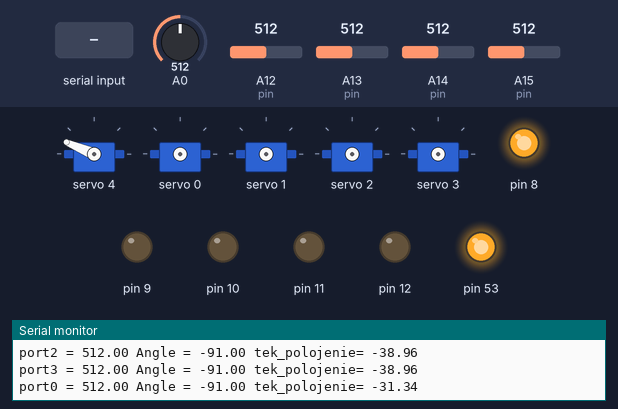
Simulated run of this sketch. Board: Arduino Mega 2560, built with avr-gcc and run on an emulated ATmega2560. Shown: 5 × servo, output pins drawn as LEDs (lit = HIGH), the last lines printed to the serial monitor. The test bench sets the inputs (shaded band); at power-on: A15 (pin) = 512, A0 = 512, A12 (pin) = 512, A13 (pin) = 512, A14 (pin) = 512.

Above: at 6.4 s.
6.5 s: "5\n" received over the second serial link
At 7.58 s:
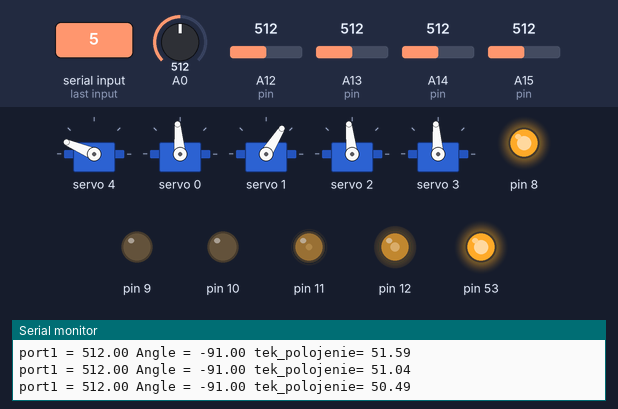
9.5 s: A15 (pin) set to 716
12.5 s: "0\n" received over the second serial link
At 14.5 s:
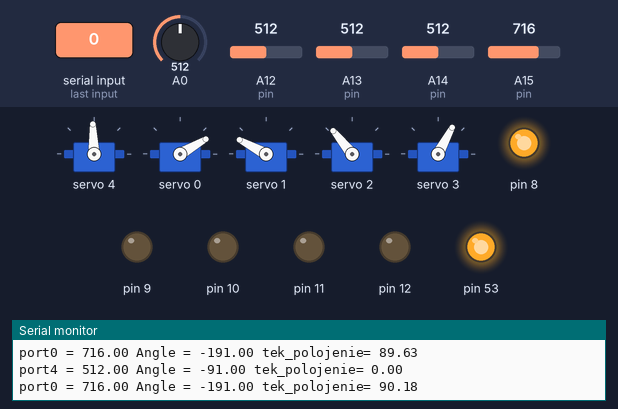
15.5 s: "5\n" received over the second serial link
At 18.38 s:
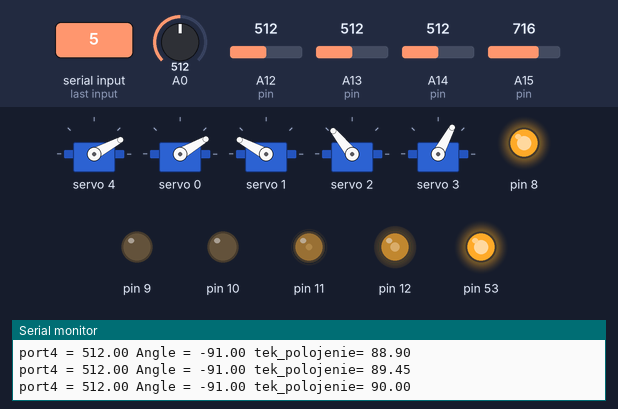
18.5 s: "0\n" received over the second serial link
At 19.6 s:
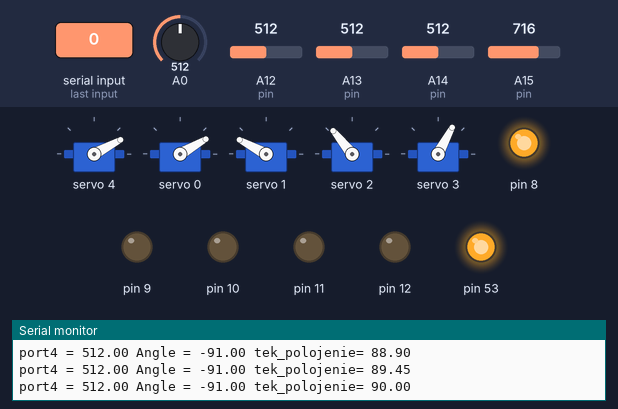
Timing chart, 0 to 24.8 s (numbered marks = the images above; inputs shaded):
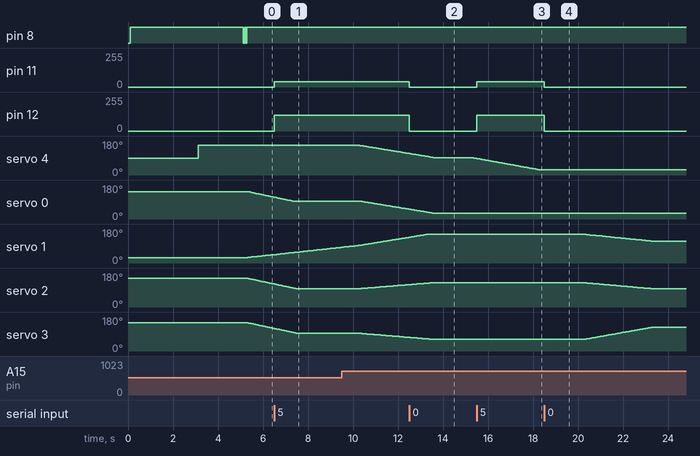

The sketch:

MyRobot-3-0.ino
```cpp
/*
 Name:		MyRobot_3_0.ino
 Created:	24.09.2019 20:43:24
 Author:	Vasiliy
*/
#define arduino_SLAVE 0x09          // Àäðåñ äîïîëíèòåëüíîé ïëàòû

//#define motor  yes
//#define servomotor  yes
//#define imu9250 yes
//#define AK8963 yes
#define manipul_def yes

//#define imubno055 yes
//#define datchikGy56 yes
//#define bme yes
//#define to_Slave yes
//#define datchikLine yes

//#define datchikVL530 yes

//#define datatime yes

#include <Wire.h>
#include <SPI.h>
#include "time.h"
#include "SPI_I2C.h"


#ifdef manipul_def;
	#include "Manipul.h"
#endif


// ----------------- Ãëîáàëüíûå ïåðåìåííûå --------------
struct Struct_Motor
{
	volatile uint8_t EncoderPulseA = 0, EncoderPulseB = 0; //, EncoderPulseC = 0;	// Ïðè ìàêñèìàëüíîé ñêîðîñòè âðàùåíèÿ ýíêîäåð íå âûõîäèò çà ãðàíèöó â 255. åñëè ìîòîð÷èê áûñòðåå òî ìîæåò íå õâàòèòü 1 áàéòà
	int motor_pwm = 0;	   // Çàïîìèíàåì êàêîé ØÈÌ óñòàíîâëåí íà ìîòîðå
	float motor_rpm = 0;             // ×àñòîòà âðàùåíèÿ â îáîðîòàõ â ìèíóòó
	float motor_speed = 0;             // Ñêîðîñòü äâèæåíèÿ ïî êîëåñó ïî ôîðìóëå èç îáîðîòîâ è ðàäèóñà êîëåñà â 62 ìì
	byte motor_napravlenie;		   //Íàïðàâëåíèå âðàùåíèÿ ïî ýíêîäåðó
	float motor_way = 0;             // Ïóòü ïðîéäåííûé â ìåòðàõ

};

Struct_Motor MotorL, MotorR;

struct Struct_Datchik
{
	int Distancia;   // Ðàñòîÿíèå ïðè ïîñëåäåíåì èçìåðåíèè
	int Angle;   // Óãîë ïðè ïîñëåäåíåì èçìåðåíèè   îòíîñèòåëüíî äèàìåòðàëüíîé ïëîñêîñòè ìàøèíêè
	int Angle_Ustanovki_in_0;   // Óãîë ïîä êîòîðûì äàò÷èê óñòàíîâëåí îòíîñèòåëüíî äèàìåòðàëüíîé ïëîñêîñòè ìàøèíêèóãîë êóäà íàïðàâëåí íîëü íà ñåðâîìîòîðå
	int X_koordinata;     // Ìåñòîðàñïîëîæåíèå äàò÷èêà îòíîñèòåëüíî îñè êîîðäèíàò
	int Y_koordinata;	   // Ìåñòîðàñïîëîæåíèå äàò÷èêà îòíîñèòåëüíî îñè êîîðäèíàò
	int napravlenie;      // Íàïðàâëåíèå êóäà íàïðàâëåí äàò÷èê ïî ñèñòåìå êîîðäèíàò
	float sinus;		   //Çíà÷åíèÿ èñïîëüçóåìûå äëÿ ðàñ÷åòà òî÷åê ëó÷à, ïåðåñ÷èòûâàþòñÿ ïîñëå êàæäîãî çàâåðøåíèÿ èçìåðåíèÿ
	float cosinus;		    //Çíà÷åíèÿ èñïîëüçóåìûå äëÿ ðàñ÷åòà òî÷åê ëó÷à, ïåðåñ÷èòûâàþòñÿ ïîñëå êàæäîãî çàâåðøåíèÿ èçìåðåíèÿ
	int id_servo;		    //Íîìåð ñåðâîìîòîðà íà êîòîðûé óñòàíîâëåí äàò÷èê
	int variant_rascheta;    // Ïî êàêîìó âàðèàíòó ðàñ÷èòûâàåì êàòåòû

};

Struct_Datchik Datchik_L_Pered;		   //Ñòðóêòóðà äëÿ õðàíåíè ðåçóëüòàòîâ äàò÷èêà
Struct_Datchik Datchik_R_Pered;		   //Ñòðóêòóðà äëÿ õðàíåíè ðåçóëüòàòîâ äàò÷èêà
Struct_Datchik Datchik_L_Zad;		   //Ñòðóêòóðà äëÿ õðàíåíè ðåçóëüòàòîâ äàò÷èêà
Struct_Datchik Datchik_R_Zad;		   //Ñòðóêòóðà äëÿ õðàíåíè ðåçóëüòàòîâ äàò÷èêà

int Datchik_L_Pered_Verh;
int Datchik_R_Pered_Verh;
int Datchik_L_Zad_Verh;
int Datchik_R_Zad_Verh;


char komandaSerial2[127];		// Ïåðåìåííàÿ êóäà ïîìåùâåì êîïàíäó ïîëó÷åííóþ ÷åðåç áëþòóç â Serial2
long StartTime;


struct Struct_Car
{
	float speed_jelaemaya;           // Çàäàííàÿ ñêîðîñòü	ñ êîòîðîé íàäî åõàòü ìàêñèìàëüíî íà ó÷àñòå äâèæåíèÿ ñ çàäàííîé ñêîðîòüþ
	float speed;           // Çàäàííàÿ ñêîðîñòü	ñ êîòîðîé íàäî åõàòü ìàêñèìàëüíî íà ó÷àñòå äâèæåíèÿ ñ çàäàííîé ñêîðîòüþ
	float speed_L;		   //Ñêîðîñòü íà ìîòîðå ñ êîòîðîé íàäî åõàòü â çàäàííûé ìîìåíò âðåìåíè	íà ó÷àñòêå ðàçãîíà èëè òîðìîæåíèÿ
	float speed_R;		   //Ñêîðîñòü íà ìîòîðå ñ êîòîðîé íàäî åõàòü â çàäàííûé ìîìåíò âðåìåíè	íà ó÷àñòêå ðàçãîíà èëè òîðìîæåíèÿ
	float speed_L_kurs;		   //Ñêîðîñòü íà ìîòîðå ñ êîòîðîé íàäî åõàòü â çàäàííûé ìîìåíò âðåìåíè	ñ ó÷åòîì èïîääåðæêè çàäàííîãî êóðñà
	float speed_R_kurs;		   //Ñêîðîñòü íà ìîòîðå ñ êîòîðîé íàäî åõàòü â çàäàííûé ìîìåíò âðåìåíè	ñ ó÷åòîì èïîääåðæêè çàäàííîãî êóðñà
	float kurs;			   // Êóðñ êîòîðîìó íàäî ñëåäîâàòü
	int napravl;           // Íàïðàâëåíèå äâèæåíèÿ. 1 âïåðåä, -1 íàçàä, 2 âïðàâî, 3 âëåâî

	float accelerationRun = 0.5;     // Óñêîðåíèå ìàøèíêè êîíñòàíòà ê ìåòðàõ â ñåêóíäó
	float accelerationStop = -0.3;     // Òîðìîæåíèå ìàøèíêè êîíñòàíòà ê ìåòðàõ â ñåêóíäó
	float timeRun ;       // Âðåìÿ íåîáõîäèìîå ÷òî-áû äîñòè÷ü çàäàííîé ñêîðîñòè
	float timeStop ;       // Âðåìÿ íåîáõîäèìîå ÷òî-áû çàòîðìîçèòü ñ çàäàííîé ñêîðîñòè

	float way;             // Ïóòü êîòîðûé íàäî ïðîåõàòü
	float way_start;             // Íà÷àëüíûé ïóòü â ìîìåíò ñòàðòà îòñ÷åòà ïðîéäåííîãî ïóòè
	int   way_etap;         // Ýòàï ïóòè ðàçãîí -1 äâèæåíèå 2 òîðìîæåíèå 3

	float way_1_etap ; // Ïóòü êîòîðûé ïðîéäåò ìàøèíêà ê ìîìåíòó äîñòèæåíèÿ çàäàííîé ñêîðîñòè
	float way_2_etap ; // Ïóòü êîòîðûé ïðîéäåò ìàøèíêà ñ çàäàííîé ñêîðîñòüþ
	float way_3_etap ; // Ïóòü êîòîðûé ïðîéäåò ìàøèíêà ê ìîìåíòó îñòàíîâêè ïîêà òîðìîçèò

	float angle;         // Óãîë íà êîòîðûé ïîâîðà÷èâàåì
	float angle_start;
	float angle_start_BNO055;
	float angle_start_MyZ;


	float angle_end;
	float diametrR = 0.24;	   // Ðàñòîÿíèå ìåæäó êîëåñàìè äëÿ ðàñ÷åòà äóãè   â ìåòðàõ
	float diametrL = 0.24;	   // Ðàñòîÿíèå ìåæäó êîëåñàìè äëÿ ðàñ÷åòà äóãè   â ìåòðàõ
};

Struct_Car Car;

bool flag_gy56; 				// Ôëàã äàò÷èêà èçìåðåíèé

bool flag_line = false;         // Ôëàã ñòàòóñà ñ÷èòûâàíèÿ äàò÷èêîâ ëèíèè
bool flag_servo = false;         // Ôëàã ñòàòóñà âðåìåíè ïîâîðîòà ñåðâî ìîòîð÷èêîâ
bool flag_magnetrom = false;         // Ôëàã ñòàòóñà ñ÷èòûâàíèÿ ìàãíåòðîìåòðà
bool flag_datatime = false;         // Ôëàã ñòàòóñà ñ÷èòûâàíèÿ âðåìåíè èç DS3231
bool flag_BME280 = false;         // Ôëàã ñòàòóñà ñ÷èòûâàíèÿ òåìïåðàòóðû äàâëåíèÿ âëàæíîñòè
bool flag_VL53L0X = false;         // Ôëàã ñòàòóñà ñ÷èòûâàíèÿ äàò÷èêîâ ñâåðõó


bool flag_DataReady_AccGyro = false;  // Ôëàã ñòàòóñà ãîòîâíîñòè äàííûõ ãèðîñêîïà-Àêñåëüðîìåòðà
bool flag_Encoder = false;              // Ôëàã ñòàòóñà íåîáõîäèìîñòè ñ÷èòàòü õíà÷åíèÿ ýííêîäåðà
bool flag_Gy56_Start = false;          // Ôëàã íåîõîäèìîñòè çàïóñòèòü íà÷àëî èçìåðåíèé
bool flag_Gy56_End = false;          // Ôëàã íåîõîäèìîñòè ñ÷èòàòü ðåçóëüòàòû èçìåðåíèé
bool flag_Platforma = false;          // Ôëàã ïîäíÿòèÿ ïëàòôîðìû ââåðõ
bool flag_raschet_slam = false;       // Ôëàã ðàñ÷åòà îêðóæàþùåãî ïðîñòðàíñòâà
bool flag_print = false;       // Ôëàã äëÿ ïå÷àòè
bool flag_BNO055 = false;       // Ôëàã äëÿ ñ÷èòûâàíèÿ äàííûõ ïî äàò÷èêó
bool flag_Arduino_Slave = false;       // Ôëàã äëÿ ïåðåäà÷è íà âòîðóþ àðäóèíî
bool flag_Line = false;               // Ôëàã äëÿ äàò÷èêîâ ëèíèè


bool flag_PWM = false;                   // Ôëàã ñòàòóñà íåîáõîäèìîñòè ðåãóëèðîâàíèÿ ØÈÌ
bool flag_GyroKurs = false;              // Ôëàã ñòàòóñà íåîáõîäèìîñòè ïîääåðæèâàòü  äâèæåíèå ïî çàäàííûé òðàåêòîðèè èëè ïðÿìî èëè ïîâîðîò íà óãîë
//bool flag_AngleKurs = false;              // Ôëàã ñòàòóñà íåîáõîäèìîñòè ïîääåðæèâàòü  äâèæåíèå ïî çàäàííûé òðàåêòîðèè èëè ïðÿìî èëè ïîâîðîò íà óãîë
//
//
//bool flag_StopWay = false;              // Ôëàã ñòàòóñà íåîáõîäèìîñòè îñòàíîâèòü ìîòîðû ïðè äîñòèæåíèè íóæíîãî ðàñòîÿíèÿ
//bool flag_StopAngle = false;              // Ôëàã ñòàòóñà íåîáõîäèìîñòè îñòàíîâèòü ìîòîðû ïðè äîñòèæåíèè íóæíîãî êóðñà

float way_start;
float stopWay_way_now;
float stopAngle_otklonenie_gyro;

float dlinna_dugi;
float dlinna_angle;	   // Äëèííà äóãè â 1 ãðàäóñ

float pred_otklonenie_L, now_otklonenie_L, sum_otklonenie_L, speed_otklonenie_L;
float pred_otklonenie_R, now_otklonenie_R, sum_otklonenie_R, speed_otklonenie_R;
float pred_otklonenie_gyro, now_otklonenie_gyro, sum_otklonenie_gyro, speed_otklonenie_gyro;

float changeSpeed_L, changeSpeed_R;
float new_Speed_L, new_Speed_R;

float changeSpeed_gyro;

bool flag_a = true,flag_b = true, flag_c = true;      // Ôëàã äëÿ òåñòîâ
bool flag_komanda = false;

int switch_program = 0;  // Âûáîð øàãîâ ïðîãðàììû äëÿ èñïîëíåíèÿ
double timeStop;             // Âðåìÿ äë ÿíà÷àëà ïàóçû ìåæäó øàãàìè ïðîãðàììû

int radius_rasheta = 0;           // Äëÿ ðàñ÷åòà îêðóæàþùåãî ïðîñòðàíñòâà


float intervalEncoder = 0;	// Äëÿ ðàñ÷åòà èíòðåâàëà ìåæäó îïðîñàìè ýíêîäåðà	  â ñåêóíäàõ
long now_time;			   //Ïåðåìåííàÿ äëÿ çàïîìèíàíèÿ òåêóùåãî âðåìåíè
unsigned long second;      // ñåêóíäû ñ íà÷àëà çàïóñêà ïðîãðàììû

int   magD;                // Íàïðàâëåíèå ïî ìàãíåòðîìåòðó
int chislo_shagov = 0;


float l, r;
double time_servoUp = 0;
long time_comanda = 0;

//#include "EEPROM_My.h"
#include "BME280.h"
#include <EEPROM.h>

//#include "AHRS.h"

//AHRS myAHRS;          // Ìîÿ ïåðåìåííàÿ êëàññà äëÿ õðàíåíèÿ âñåõ äàííûõ ïî 9255


#include "MPU9255.h"
#include "BNO055.h"
#include "Motor.h"
#include "PWM.h"
#include "Magnetrom.h"
#include "MyServo.h"
#include "Timer.h"
#include "Clock_DS3231.h"
#include "Line.h"
#include "Lidar.h"
#include "Gy_56.h"

#include "Output.h"

void setup()
{
	pinMode(8, OUTPUT);		   //Äëÿ ïèùàëêè
 	digitalWrite(8, LOW);	delay(100);		digitalWrite(8, HIGH);	   //Âûêëþ÷àåì ïèùàëêó. Íà LOW îíà ïèùèò íà HIGH íåò

																	   //---------------------------------
	SPI.begin();
	SPI.setDataMode(SPI_MODE3);
	SPI.setBitOrder(MSBFIRST);
	SPI.setClockDivider(SPI_CLOCK_DIV2);  // ÷òåíèå SPI_CLOCK_DIV2 äåëèòåëü 2 ê ÷àñòîòå àäðóèíî 16 = 8 Ìãåðö
	//---------------------------------

	Wire.begin(); // ïîäêëþ÷åíèå ê øèíå I2C â ðîëè âåäóùåãî.
	Wire.setClock(400000); // ñêîðîñòü ïåðåäà÷è äàííûõ 400 êÁèò/ñ.
	//Wire.setClock(100000); // ñêîðîñòü ïåðåäà÷è äàííûõ 100 êÁèò/ñ.

	Serial.begin(115200);
	Serial2.begin(115200);   // Äëÿ âûâîäà ÷åðåç áëþòóç

	delay(3000);      // Æäåì 3 ñåêóíäû ïîêà áëþòóç ñîåäåíèòüñÿ

	i2c_scan();
	Serial2.println(" ");
	Serial2.println(" -------------------------------------------------");
	Serial2.println(" START 111 SetUp !!! ");
	Serial2.println(" -------------------------------------------------");

	Timer5_Init();				 //Òàéìåð ïîä ìîè îòñ÷åòû


	//Serial.print(" Init_PIN for Analizator... Time: ");  Serial.println(millis());

	//pinMode(41, OUTPUT);     //    äëÿ àíàëèçàòîðà âûõîä
	//pinMode(43, OUTPUT);     //    äëÿ àíàëèçàòîðà âûõîä
	//pinMode(45, OUTPUT);     //    äëÿ àíàëèçàòîðà âûõîä
	//pinMode(47, OUTPUT);     //    äëÿ àíàëèçàòîðà âûõîä

#ifdef datchikLine
	Init_Line();			 // Èíèöèàëèçàöèÿ è òåñò äàò÷èêîâ ëèíèè
#endif

#ifdef manipul_def;
	pwm.begin();				//ÒÓò ïåðåçàãðóçêà è îòêëþ÷åíèå äîïîëíèòåëüíûõ àðäåñîâ ïî i2c 0x70
	pwm.setPWMFreq(SERVO_FREQ);  // ×àñòîòà ñëåäîâàíèÿ èìïóëüñîâ 60 Ãö
	Init_Manipul();			 // Èíèöèàëèçàöèÿ è òåñò äàò÷èêîâ ëèíèè
#endif

//	Test_EEPROM();		// Ïðîâåðÿåì ðàáîòó ìèêðîñõåìû ïàìÿòè


#ifdef datchikGy56
	Init_Gy56();          // Èíèöèàëèçàöèÿ äàò÷èêîâ		îáÿçàòåëüíî íèæå ìàíèïóëÿòîðà êîíôëèêò àäðåñîâ ïî 0õ70
#endif

#ifdef Lidar
	Init_Lidar();

	//Print_Lidar();
//
//	for (float i = -135; i <= 135; i = i + 5)
//	{
//		long a = micros();
//		Raschet_Kordinat(307.5, 322.5, i, 300, 1);
//
////		Raschet_Kordinat(290, 325, i, 300, 1);
//		//Raschet_Kordinat(310, 325, i, 300, 1);
//
//		long b = micros();
//		Serial.print("Time : ");Serial.println(b-a);
//	}
//
//	Print_Lidar();
//
//	delay(999999);

#endif

#ifdef datchikVL530
	Init_VL53L0X();		 // Èíèöèàëèçàöèÿ äàò÷èêîâ ñâåðõó

#endif

#ifdef bme
	Init_BME280();
#endif

#ifdef motor
	ChangePWM();   // èçìåíåíèå ØÈÌà ïîä ìîòîðû äëÿ ëóéøåé ðàáîòû, ìîæíî íå ìåíÿòü
	MotorInit();   //èíèöèàëèçàöèÿ ìîòîðîâ è ýíêîäåðà
	//Serial.print("Run_TEST_Motor "); // Serial.println(100);
	//Run_MotorL(50);
	//Run_MotorR(50);
	//delay(3000);
	//Motor_Stop();
	//Serial.print("End_TEST_Motor... ");
	//delay(1000);
#endif

#ifdef servomotor

	Timer3_Init();               //Òàéìåð ïîä ñåðâîìîòîðû
	ServoMotor_Init();			 // Èíèöèàëèçàöèÿ â íà÷àëüíîå ñîñòîíèå ñåðâîïðèâîäîâ
	//TIMSK3 = 0;   //âûêëþ÷àåì òàéìåð äëÿ ñåðâîìîòîðîâ íà 3 òàéìåðå	  îíè íå ðàáîòàþò
#endif
#ifdef imubno055
	Init_BNO055();
	//Calibrovka_BNO055();
	ReadCalibrovka_BNO055();
	BNO055_Start();               // Çàïóñê äàò÷èêà â çàäàííîì ðåæèìå
#endif

#ifdef imu9250
	Init_9255();
	Calibrovka_AccGyro();		  // Åñëè íóæíî òî êîëèáðóåì àêñåëüðîìåòð-ãèðîñêîï
	//ReadCalibrovka_AccGyro();	  // Åñëè óæå îòêàëèáðîàíî òî ïðîñòî ñ÷èòûâàåì çíà÷åíèÿ
	//   Âêëþ÷àåì ïðåðûâàíèÿ ïîñëåäíèìè
	attachInterrupt(5, int5_func, RISING);   // Çàïóñêàåì Ïðåðûâàíèå äëÿ 9255 íîìåð 5 íà 18 ïèíå. Íå òàê êàê îïèñàíî â ïèíàóòå
#endif

#ifdef AK8963
	Init_AK8963();
	//Calibrovka_Mag();			 // Åñëè íóæíî òî êîëèáðóåì ìàãíåòðîìåòð
	ReadCalibrovka_Mag();		 // Åñëè óæå îòêàëèáðîàíî òî ïðîñòî ñ÷èòûâàåì çíà÷åíèÿ
	//Test_Colibrovka_Magnetrometr();
	//delay(10000);

#endif
	Serial.println (" ///////////////////  START PROGRAMM /////////////////////////////");
	Serial2.println(" ///////////////////  START PROGRAMM /////////////////////////////");
	//set_time_ManipulServo(0, 90, 5);
	//set_time_ManipulServo(1, 90, 5);
	//set_time_ManipulServo(2, 0, 5);
	//set_time_ManipulServo(3, 0, 5);
	//set_time_ManipulServo(4, 45, 5);
	//delay(500000000);

	digitalWrite(8, LOW);	delay(50);		digitalWrite(8, HIGH);	   //Âûêëþ÷àåì ïèùàëêó. Íà LOW îíà ïèùèò íà HIGH íåò
	delay(50);
	digitalWrite(8, LOW);	delay(50);  	digitalWrite(8, HIGH);	   //Âûêëþ÷àåì ïèùàëêó. Íà LOW îíà ïèùèò íà HIGH íåò
	StartTime = millis();


}

int flagservo = 0;
// the loop function runs over and over again until power down or reset
void loop()
{
	while (true)
	{
		Serial2.println("+");
		if ((millis() - StartTime > 5000) && (flagservo == 0))
			{
			Serial.println("!!!!!!!!!!!!!!");
			set_time_ManipulServo(0, 90, 3);
			set_time_ManipulServo(1, -80, 3);
			set_time_ManipulServo(2, -45, 3);
			set_time_ManipulServo(3, 45, 3);
			set_time_ManipulServo(4, 0, 3);


			flagservo = 1;
			StartTime = millis();

		}
		//if ((millis() - StartTime > 11000) && (flagservo == 1))
		//{
		//	Serial.println("!!!!!!SJAT!!!!!!!");
		//	//set_time_ManipulServo(4, 45, 2);

		//}

		if ((millis() - StartTime > 5000) && (flagservo == 1))
		{
			Serial.println("!!!!!!2222!!!!!!!");
			//set_time_ManipulServo(0, 0, 3);
			//set_time_ManipulServo(1, -90, 3);
			//set_time_ManipulServo(2, -90, 3);
			//set_time_ManipulServo(3, 45, 3);
			set_time_ManipulServo(4, 90, 3);


			flagservo = 2;
			StartTime = millis();
		}
		if ((millis() - StartTime > 5000) && (flagservo == 2))
		{
			Serial.println("!!!!!!2222!!!!!!!");
			set_time_ManipulServo(0, 90, 3);
			set_time_ManipulServo(1, -30, 3);
			set_time_ManipulServo(2, 0, 3);
			set_time_ManipulServo(3, -45, 3);
			set_time_ManipulServo(4, 90, 3);


			flagservo = 3;
			StartTime = millis();
		}
		if ((millis() - StartTime > 5000) && (flagservo == 3))
		{
			Serial.println("!!!!!!2222!!!!!!!");
			set_time_ManipulServo(0, 90, 3);
			set_time_ManipulServo(1, -15, 3);
			set_time_ManipulServo(2, 0, 3);
			set_time_ManipulServo(3, -60, 3);
			set_time_ManipulServo(4, 100, 3);


			flagservo = 0;
			StartTime = millis();
		}

		char komanda = GetCharSerial2();
		if (komanda == '0')
		{
			Motor_Stop();
			flag_komanda = false;
			chislo_shagov = 0;
		}

		if (komanda == '1')
		{
			switch_program = 1;
			flag_komanda = true;
			Serial2.println("switch_program = 1");
		}
		if (komanda == '2')
		{
			Serial2.print("Car.kurs "); Serial2.print(Car.kurs);
			Car.kurs = Car.kurs + 45;
			Serial2.print(" Car.kursNew "); Serial2.println(Car.kurs);

		}
		if (komanda == '3')
		{
			//Serial2.print("Car.kurs "); Serial2.print(Car.kurs);
			Car.kurs = Car.kurs - 45;
			//Serial2.print(" Car.kursNew "); Serial2.println(Car.kurs);
		}
		if (komanda == '4')
		{
			Serial2.println("komanda == 4 ");
			flag_komanda = true;
		}

		if (komanda == '5')
		{
			Run_MotorL(PWM_from_Speed(0.1));
			Run_MotorR(PWM_from_Speed(0.3));
			Serial2.println("komanda == 5 ");
			flag_komanda = true;
		}


		//if (flag_komanda == true && (millis() - time_comanda > 200) && chislo_shagov < 18 )
		//{
		//	Car.kurs = Car.kurs - 5;
		//	if (Car.kurs > 360) Car.kurs = Car.kurs - 360;
		//	if (Car.kurs < 0) Car.kurs = Car.kurs + 360;
		//	chislo_shagov ++;
		//
		//	Serial2.print(" + ");  Serial2.print(Car.kurs);
		//	Serial2.print(" + ");  Serial2.println(angleGyroZ);
		//
		//	time_comanda = millis();
		//}
		if (flag_komanda == true && (millis() - time_comanda > 200))
		{
			Car.kurs = Car.kurs - 5;
			if (Car.kurs > 360) Car.kurs = Car.kurs - 360;
			if (Car.kurs < 0) Car.kurs = Car.kurs + 360;
			chislo_shagov++;

			Serial2.print(" + ");  Serial2.print(Car.kurs);
			Serial2.print(" + ");  Serial2.println(angleGyroZ);

			time_comanda = millis();
		}

#ifdef motor
		Loop_Encoder();
		Loop_PWN();
		Loop_Switch();
		//MotorR(0, 0);
		//MotorL(0, 0);
		//delay(3000);

#endif

#ifdef manipul_def
		Loop_Manipul();
#endif

#ifdef imu9250
		Loop_9255();
#endif

#ifdef AK8963
		Loop_AK8963();
#endif

#ifdef imubno055
		Loop_BNO055();
#endif

#ifdef servomotor
		Loop_Servo();
		PodemServo();					   // Òåñòîâûé ïîäüåì è îïóñêàíèå ñåðâîìîòîðîâ ñèëîâûõ
#endif

#ifdef datchikGy56
		Loop_GY56();
#endif

#ifdef datchikVL530
		Loop_VL53L0X();
#endif

#ifdef bme
		Loop_BME280();
#endif

#ifdef datchikLine
		Loop_Line();
#endif

#ifdef to_Slave
		Loop_to_Slave();
#endif


		//Loop_SLAM();
		//Loop_DataTime();


		//if (flag_print == true)
		//{
		//	digitalWrite(49, 1);
			//Print_to_Serial2();		      // Ôóíêöèÿ âûâîäà äàííûõ â ïîðò ÷ðååç áëþòóç	ïîðöèÿìè


		//	//Serial.print("Seconds: ");  Serial.println(second);
		//	//Print_Lidar();
		//	//PrintGyroTest();
		//}

		//digitalWrite(49, 0);
	}
}
```

Source omitted: BME280.h (20341 bytes), BNO055.h (32684 bytes), Clock_DS3231.h (3946 bytes), Gy_56.h (14597 bytes), Lidar.h (15578 bytes), Line.h (7601 bytes), MPU9255.h (20903 bytes), Magnetrom.h (15304 bytes), Manipul.h (12672 bytes), Motor.h (49371 bytes), MyServo.h (13130 bytes), Output.h (7454 bytes) and 3 more

Measured:
- after the input at 6.5 s, pin 11: 0/255 → 39/255 at once; pin 12: 0/255 → 117/255 at once
- after the input at 12.5 s, pin 11: 39/255 → 0/255 at once; pin 12: 117/255 → 0/255 at once
- after the input at 15.5 s, pin 11: 0/255 → 39/255 at once; pin 12: 0/255 → 117/255 at once
- after the input at 18.5 s, pin 11: 39/255 → 0/255 at once; pin 12: 117/255 → 0/255 at once
